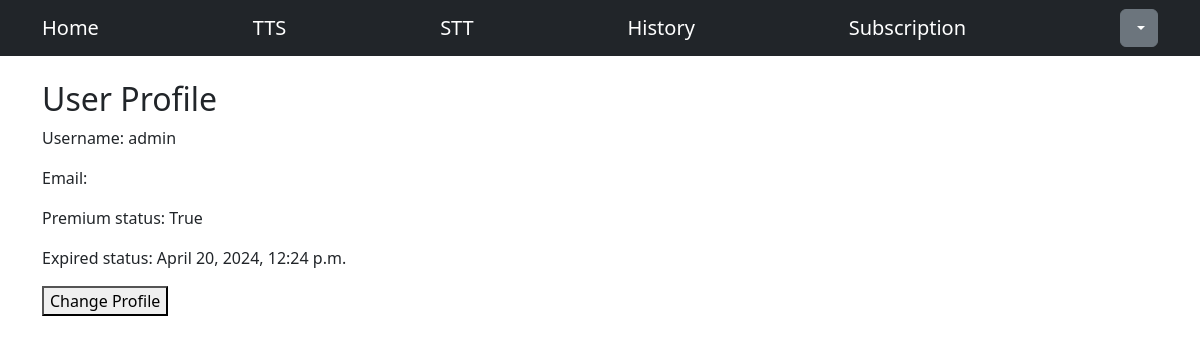
/users/profile/1 (signed in), run on an earlier commit of the app's database.
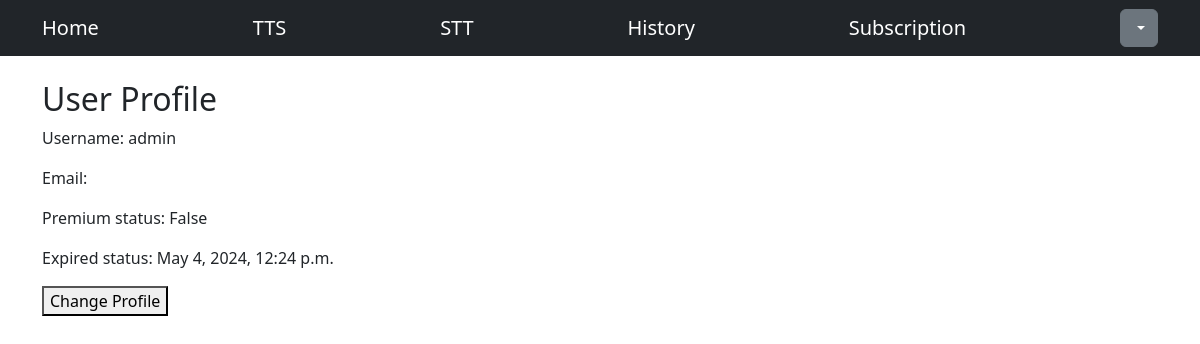
And on a later commit of the database.
### users/models.py (models this page shows, shortened)
class CustomUser(AbstractUser):
    is_premium = models.BooleanField(default=False)
    auth0_id = models.CharField(max_length=64)
    email = models.EmailField(max_length=64)

class Subscription(models.Model):
    user = models.ForeignKey(settings.AUTH_USER_MODEL, on_delete=models.CASCADE)
    start_date = models.DateTimeField(auto_now_add=True)
    end_date = models.DateTimeField()
    is_active = models.BooleanField(default=False)
    payment_status = models.BooleanField(default=False)

### users/views.py (the view)
# urls.py: path('profile/<int:pk>', views.UserProfileView.as_view(), name='profile'),
class UserProfileView(View):
    model = CustomUser
    template_name = 'users/profile.html'
    form_class = UserProfileForm
    def get(self, request, *args, **kwargs):
        if request.user.is_authenticated:
            user_profile = CustomUser.objects.get(pk=request.user.pk)
            subscription = user_profile.subscription_set.filter(is_active=True).first()
            messages_for_user = messages.get_messages(request)
            return render(
                request,
                self.template_name,
                {
                    'user_profile': user_profile,
                    'messages_for_user': messages_for_user,
                    'subscription': subscription
                }
            )
        else:
            return redirect(reverse('login'))

### users/templates/users/profile.html (shortened to what this page needs)
{% extends 'users/base.html' %}
{% block content %}
    <section class="container mt-4">
        <h2>User Profile</h2>
        {% if user_profile.username %}
            <p>Username: {{ user_profile.username }}</p>
        {% else %}
            <p>Username:
            <a href="{% url 'edit_profile' %}">Don't have one? Click the message</a>
            </p>
        {% endif %}
        <p>Email: {{ user_profile.email }}</p>
        <p>Premium status: {{ user_profile.is_premium }}</p>
        {% if subscription %}
        <p>Expired status: {{ subscription.end_date }}</p>
        {% endif %}
        <a href="{% url 'edit_profile' %}">
            <button type="button">Change Profile</button>
        </a>
    </section>
{% endblock %}

What changed in the data, as far as the page shows it:
changed CustomUser "admin": is_premium "True" → "False"
changed Subscription: end_date "April 20, 2024, 12:24 p.m." → "May 4, 2024, 12:24 p.m."
